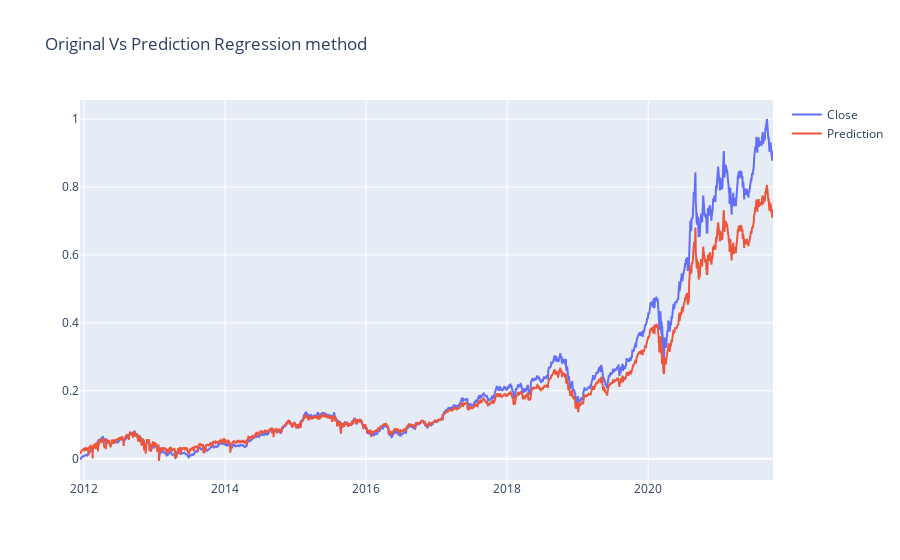

This figure's notebook cell:
### Code cell
interactive_plot(df_predicted, "Original Vs Prediction Regression method")

### Figure 1 — Plotly figure (JSON) as saved in the notebook; plotly's stock layout.template omitted (floating-point values rounded to 4 significant figures; data arrays with more than 128 entries replaced by an {"elided": "..."} marker saying what was removed)
{"data": [{"name": "Close", "type": "scatter", "x": {"elided": "2473 str values"}, "y": {"elided": "2473 float values"}}, {"name": "Prediction", "type": "scatter", "x": {"elided": "2473 str values"}, "y": {"elided": "2473 float values"}}], "layout": {"legend": {"tracegroupgap": 0}, "title": {"text": "Original Vs Prediction Regression method"}, "xaxis": {"anchor": "y", "domain": [0, 1]}, "yaxis": {"anchor": "x", "domain": [0, 1]}}}
